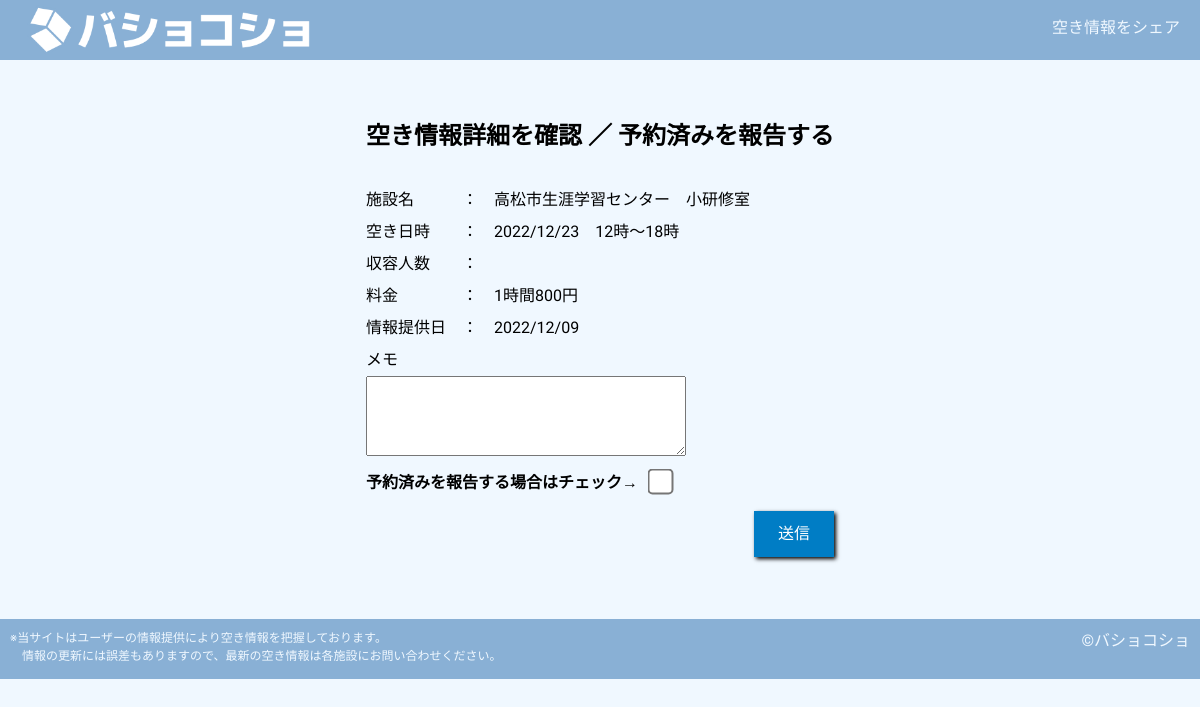
The page /detail/4 on the database its author committed.
### tables this page shows
CREATE TABLE "space_list" (
	"ID"	INTEGER NOT NULL,
	"name"	TEXT NOT NULL,
	"space_date"	TEXT NOT NULL,
	"start_time"	INTEGER NOT NULL,
	"end_time"	INTEGER NOT NULL,
	"capacity"	TEXT,
	"price"	TEXT,
	"memo"	TEXT,
	"reserved"	INTEGER NOT NULL DEFAULT 0,
	"createAt"	TEXT,
	PRIMARY KEY("ID" AUTOINCREMENT)
);

### app.py (the view)
@app.route('/detail/<id>')
def detail_get(id):
    conn = sqlite3.connect('bk.db')
    cur = conn.cursor()
    cur.execute("SELECT * FROM space_list WHERE ID = ?;", (id,))
    space = cur.fetchone()
    conn.close()
    return render_template('detail.html', space=space)

### templates/detail.html
{% extends 'base.html' %}
{% block content %}
    <div class="detail-container">
        <h2>空き情報詳細を確認 ／ 予約済みを報告する</h2>
        <br>
        <p>施設名　　　：　{{ space[1] }}</p>
        <p>空き日時　　：　{{ space[2] }}　{{ space[3] }}時～{{ space[4] }}時</p>
        <p>収容人数　　：　{% if space[5] %}{{ space[5] }}{% endif %}</p>
        <p>料金　　　　：　{% if space[6] %}{{ space[6] }}{% endif %}</p>
        <p>情報提供日　：　{{ space[9] }}</p>
        <form action="/detail/{{ space[0] }}" method="post">
            <p>メモ</p>
            <textarea name="memo" id="edit-memo">{% if space[7] %}{{ space[7] }}{% endif %}</textarea>
            <br>
            <strong>予約済みを報告する場合はチェック→</strong><input type="checkbox" name="done" id="edit-done" value="done" {% if space[8] == 1 %} checked {% endif %}>
            <input type="submit" value="送信" class="add-btn">
        </form>
    </div>
{% endblock %}

### static/css/style.css (style rules this page uses)
body { font-family: "M PLUS 1p", "Noto Sans JP", "ヒラギノ角ゴ Pro W3", "Hiragino Kaku Gothic Pro", "ヒラギノ角ゴ ProN W3", "Hiragino Kaku Gothic ProN", "游ゴシック", YuGothic, "メイリオ", "Meiryo", "HGPｺﾞｼｯｸM", "Osaka", "ＭＳ Ｐゴシック", sans-serif, Century Gothic, Arial; background-color:#F0F8FF; }
input[type="submit"] { margin-left: 10px; padding: 5px; width: 5em; color: white; background-color: #007DC5; border: 2px solid #007DC5; box-shadow: 2px 2px 4px #000; }
.add-btn { margin-top: 44px; float: right; }
.detail-container { width: fit-content; height: fit-content; margin: 120px auto; line-height: 2em; }
input[type="checkbox"] { transform: scale(2); margin-left: 1em; }
.detail-container textarea { width: 320px; height: 80px; }

### rows shown on the page
space_list: name "高松市生涯学習センター 小研修室", space_date "2022/12/23", start_time "12", end_time "18", price "1時間800円", createAt "2022/12/09"
